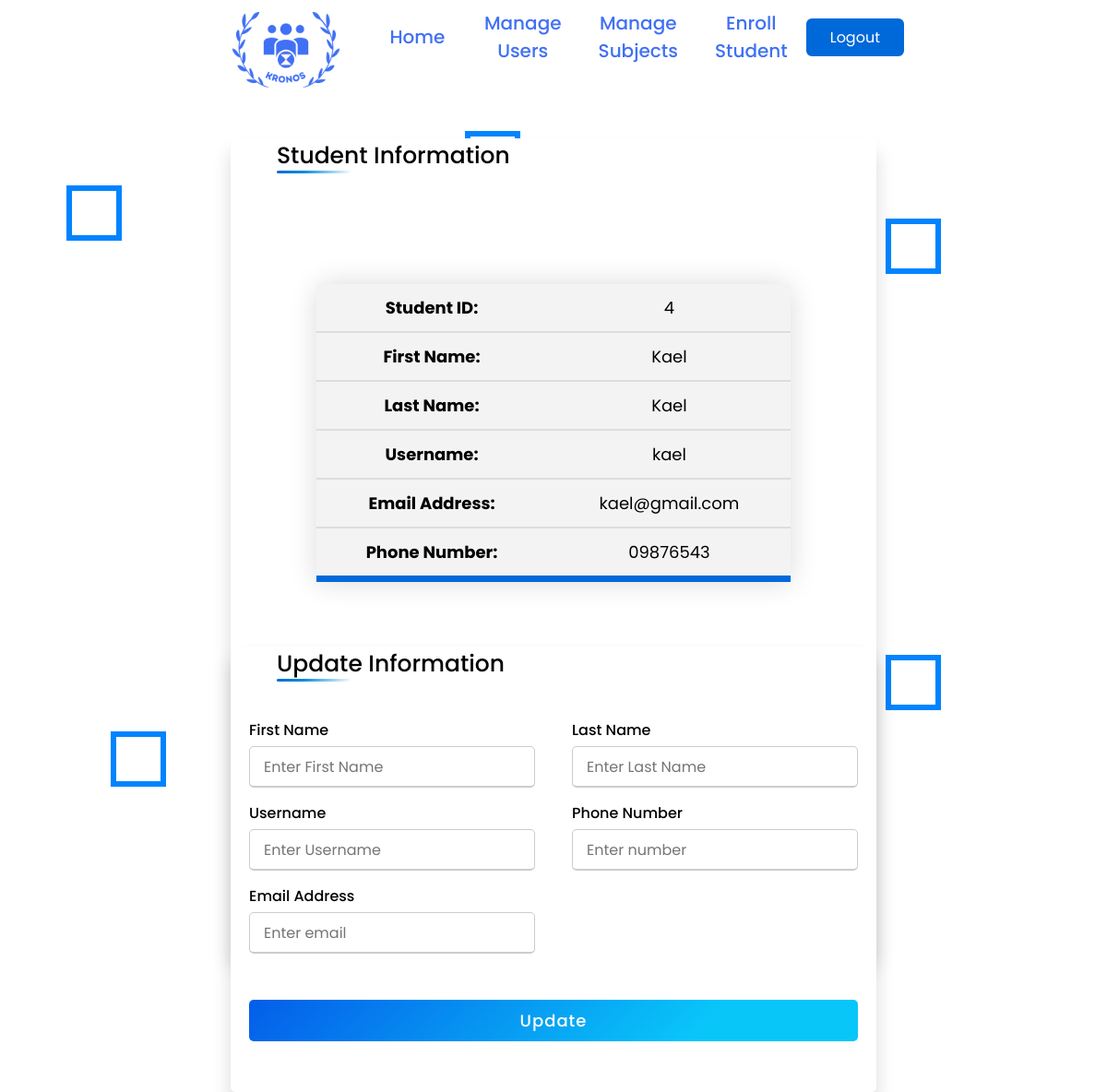
The page /admin/editstudent.php?edit=4 (signed in) on the database its author committed.
### tables this page shows
CREATE TABLE `students` (
  `id` int(20) NOT NULL,
  `username` varchar(20) NOT NULL,
  `fname` varchar(20) NOT NULL,
  `lname` varchar(20) NOT NULL,
  `pass` varchar(20) NOT NULL,
  `email` varchar(20) NOT NULL,
  `phone` varchar(11) NOT NULL,
  `subjectid` int(20) NOT NULL
);

### admin/editstudent.php (the view, shortened to what this page needs)
<?php include("adminnav.php"); ?>
<?php
include('../connect.php');
$getid = $_GET['edit'];
?>
<!DOCTYPE html>
<html lang="en" dir="ltr">
  <head>
    <link rel="stylesheet" href="adminsignup.css">
    <link rel="stylesheet" href="views.css">
      <link rel="stylesheet" href="https://cdnjs.cloudflare.com/ajax/libs/font-awesome/5.15.2/css/all.min.css"/>
   </head>
<body>
<div class="wrapper">
        <div class="box">
            <div></div>
            <div></div>
            <div></div>
            <div></div>
        </div>
</div>
<?php
       $query = "SELECT * FROM students WHERE id = '$getid'";
       $result = mysqli_query($con, $query);
       while ($row = mysqli_fetch_assoc($result)) {
?>
<div class="container">
    <div class="title">Student Information</div>
    <div class="content">
        <div class="user-details">
        <table align="center" class="content-table">
        <tr>
            <td><b><center>Student ID: </td>
            <td><?php echo $row['id']; ?></td>
        </tr>
        <tr>
            <td><b><center>First Name: </td>
            <td><?php echo $row['fname']; ?></td>
        </tr>
        <tr>
            <td><b><center>Last Name: </td>
            <td><?php echo $row['lname']; ?></td>
        </tr>
        <tr>
            <td><b><center>Username: </td>
            <td><?php echo $row['username']; ?></td>
        </tr>
        <tr>
            <td><b><center>Email Address: </td>
            <td><?php echo $row['email']; ?></td>
        </tr>
        <tr>
            <td><b><center>Phone Number: </td>
            <td><?php echo $row['phone']; ?></td>
        </tr>
        </div>
        <?php
      } ?>
    </div>
    </div>
  <div class="container">
    <div class="title">Update Information</div>
    <div class="content">
      <form method ="post" enctype="multipart/form-data">
        <div class="user-details">
          <div class="input-box">
            <span class="details">First Name</span>
            <input type="text" name="upfname"  placeholder="Enter First Name" required>
          </div>
          <div class="input-box">
            <span class="details">Last Name</span>
            <input type="text" name="uplname"  placeholder="Enter Last Name" required>
          </div>
          <div class="input-box">
            <span class="details">Username</span>
            <input type="text" name="upusername" placeholder="Enter Username" required>
          </div>
          <div class="input-box">
            <span class="details">Phone Number</span>
            <input type="text" name="upphone" placeholder="Enter number" required>
          </div>
          <div class="input-box">
            <span class="details">Email Address</span>
            <input type="text" name="upemail" placeholder="Enter email" required>
          </div>
        </div>
        <div class="button">
          <input type="submit" value="Update" name="signup">
        </div>
      </form>
    </div>
  </div>
</body>
</html>

### admin/adminsignup.css (style rules this page uses)
html { scroll-behavior: smooth; }
* { margin: 0; padding: 0; box-sizing: border-box; font-family: 'Poppins',sans-serif; }
body { margin: 0; padding: 0; overflow: hidden; }
.wrapper { position: absolute; width: 100%; height: 100%; overflow: hidden; background-color: #ffff; }
.box div { position: absolute; width: 60px; height: 60px; background-color: transparent; border: 6px solid rgb(0, 132, 255); }
.box div:nth-child(3) { top: 17%; left: 6%; animation: animate 9s linear infinite; }
.box div:nth-child(5) { top: 67%; left: 10%; animation: animate 6s linear infinite; }
.box div:nth-child(7) { top: 60%; left: 80%; animation: animate 15s linear infinite; }
.box div:nth-child(10) { top: 20%; left: 80%; animation: animate 5s linear infinite; }
.content { padding: 20px 20px; }
.container { max-width: 700px; width: 100%; background-color: #fff; padding: inherit; border-radius: 5px; box-shadow: 0 15px 20px rgba(0,0,0,0.15); margin: auto; position: relative; top:150px; }
.container .title { font-size: 25px; font-weight: 500; position: relative; padding-left: 50px; }
.container .title::before { content: ""; position: absolute; bottom: 0; height: 3px; width: 30px; padding-left: 50px; border-radius: 5px; background: linear-gradient(135deg, rgba(0,105,217,1) 0%, rgba(0,136,217,1) 35%, rgba(255,255,255,1) 100%); }
.content form .user-details { display: flex; flex-wrap: wrap; justify-content: space-between; margin: 20px 0 12px 0; }
form .user-details .input-box { margin-bottom: 15px; width: calc(100% / 2 - 20px); }
form .input-box span.details { display: block; font-weight: 500; margin-bottom: 5px; }
.user-details .input-box input { height: 45px; width: 100%; outline: none; font-size: 16px; border-radius: 5px; padding-left: 15px; border: 1px solid #ccc; border-bottom-width: 2px; transition: all 0.3s ease; }
form .button { height: 45px; margin: 35px 0 }
form .button input { height: 100%; width: 100%; border-radius: 5px; border: none; color: #fff; font-size: 18px; font-weight: 500; letter-spacing: 1px; cursor: pointer; transition: all 0.3s ease; background-color: #045de9; background-image: linear-gradient(135deg, #045de9 0%, #09c6f9 74%); }

### admin/views.css (style rules this page uses)
* { margin: 0; padding: 0; box-sizing: border-box; font-family: 'Poppins',sans-serif; }
body { background-color: white; overflow:scroll; }
.wrapper { width: 500px; margin: 0 auto; }
.content-table { border-collapse: collapse; font-size: 18px; width: 78%; border-radius: 15px 15px 0 0; box-shadow: 0 0 30px rgba(0, 0, 0, 0.15); margin: auto; position: relative; top: 100px; }
.content-table td { color: #white; text-align: center; }
.content-table th, .content-table td { padding: 12px 15px; }
.content-table tbody tr { border-bottom: 2px solid #dddddd; }
.content-table tbody tr:nth-of-type(even) { background-color: #f3f3f3; }
.content-table tbody tr:nth-of-type(odd) { background-color: #f3f3f3; }
.content-table tbody tr:last-of-type { border-bottom: 7px solid #0069d9; padding: 15px; }
body { margin: 0; padding: 0; }
.wrapper { position: absolute; width: 100%; height: 100%; overflow: hidden; background-color: #ffff; }
.box div { position: absolute; width: 60px; height: 60px; background-color: transparent; border: 6px solid rgb(0, 132, 255); }
.box div:nth-child(3) { top: 17%; left: 6%; animation: animate 9s linear infinite; }
.box div:nth-child(5) { top: 67%; left: 10%; animation: animate 6s linear infinite; }
.box div:nth-child(7) { top: 60%; left: 80%; animation: animate 15s linear infinite; }
.box div:nth-child(10) { top: 20%; left: 80%; animation: animate 5s linear infinite; }

### admin/adminnav.php (style rules this page uses)
* { margin: 0; padding: 0; box-sizing: border-box; font-family: "Poppins", sans-serif; }
.nav_logo, .nav_link, .button { color: #0069d9; }

### rows shown on the page
students: id "4", fname "Kael", lname "Kael", username "kael", email "kael@gmail.com", phone "09876543"
